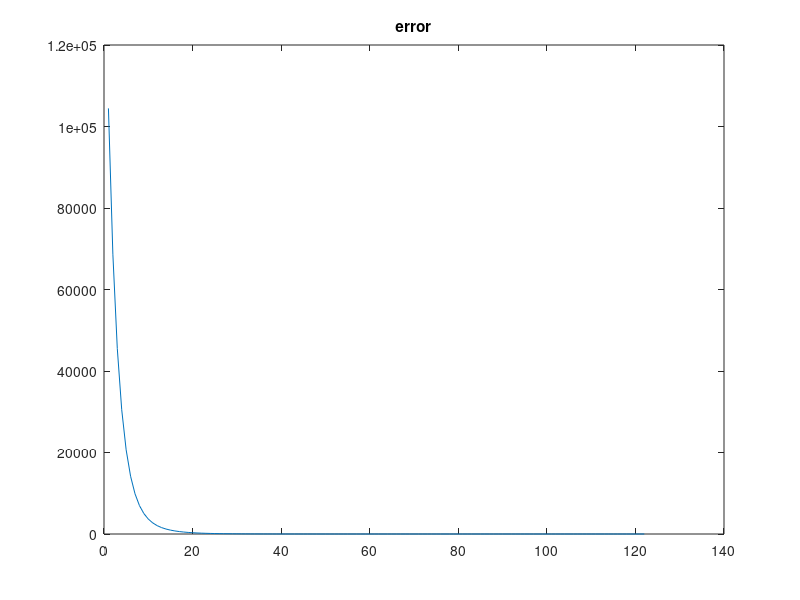

MATLAB code for this plot:
clc
clear
close all
parameters=xlsread('train.csv');
target=parameters(:,3);
target_norm=(target-mean(target))./std(target);
p0=1;
p1=parameters(:,6);
p2=parameters(:,7);
p3=parameters(:,13);
p4=parameters(:,14);
p1_norm=(p1-mean(p1))./std(p1);
p2_norm=(p2-mean(p2))./std(p2);
p3_norm=(p3-mean(p3))./std(p3);
p4_norm=(p4-mean(p4))./std(p4);
m=length(parameters);
  theta0=50;
  theta1=100;
  theta2=150;
  theta3=200;
  theta4=250;
 output=theta0+p1_norm*theta1+p2_norm*theta2+p3_norm*theta3+p4_norm*theta4;
 cost=sum((1/(2*m))*(target_norm-output).^2)
 alpha=0.1;
 error=[cost];
 iter=1;
 converged=0
 while (converged~=1)
     theta0_updated=theta0-(alpha*1/m)*sum(output-target_norm);
     theta1_updated=theta1-(alpha*1/m)*sum((output-target_norm).*p1_norm);
     theta2_updated=theta2-(alpha*1/m)*sum((output-target_norm).*p2_norm);
     theta3_updated=theta3-(alpha*1/m)*sum((output-target_norm).*p3_norm);
     theta4_updated=theta4-(alpha*1/m)*sum((output-target_norm).*p4_norm);
     output=theta0_updated+p1_norm*theta1_updated+p2_norm*theta2_updated+p3_norm*theta3_updated+p4_norm*theta4_updated;
     cost=sum((1/(2*m))*(target_norm-output).^2)
     theta0=theta0_updated;
     theta1=theta1_updated;
     theta2=theta2_updated;
     theta3=theta3_updated;
     theta4=theta4_updated;
      iter=iter+1;
     error(iter)=cost;
    
      if error(iter-1)-error(iter)<0
          
    break
end 
q=(error(iter-1)-error(iter))./error(iter-1)
if q <.000001;
    converged=1;
end
  
 end
 iter=1:iter;
 figure();
 plot(iter,error);
 title('error');
 %testing
  parameters=xlsread('crossvalid.csv');
 target=parameters(:,3);
 m_test=length(target);
 target_norm=(target-mean(target))/std(target);
 p0_test=1;
 p1_test=parameters(:,6);
 p2_test=parameters(:,7);
 p3_test=parameters(:,13);
 p4_test=parameters(:,14);
 p1_norm_test=(p1_test-mean(p1_test))/std(p1_test);
 p2_norm_test=(p2_test-mean(p2_test))/std(p2_test);
 p3_norm_test=(p3_test-mean(p3_test))/std(p3_test);
 p4_norm_test=(p4_test-mean(p4_test))/std(p4_test);
 output=theta0+p1_norm_test*theta1+p2_norm_test*theta2+p3_norm_test*theta3+p4_norm_test*theta4;
 error_cross=sum((1/(2*m_test))*(target_norm-output).^2);
%using normal equation uncomment and comment testing to see it work 
% p0=ones(m,1);
% theta0=50;
% theta1=100;
% theta2=150;
% theta3=200;
% theta4=250;
% output=theta0+p1*theta1+p2*theta2+p3*theta3+p4*theta4;
% cost=sum((1/(2*m))*(target-output).^2);
% x=[p0,p1,p2,p3,p4];
% x_t=transpose(x);
% theta_array=inv(x_t*x)*x_t*target;    
    